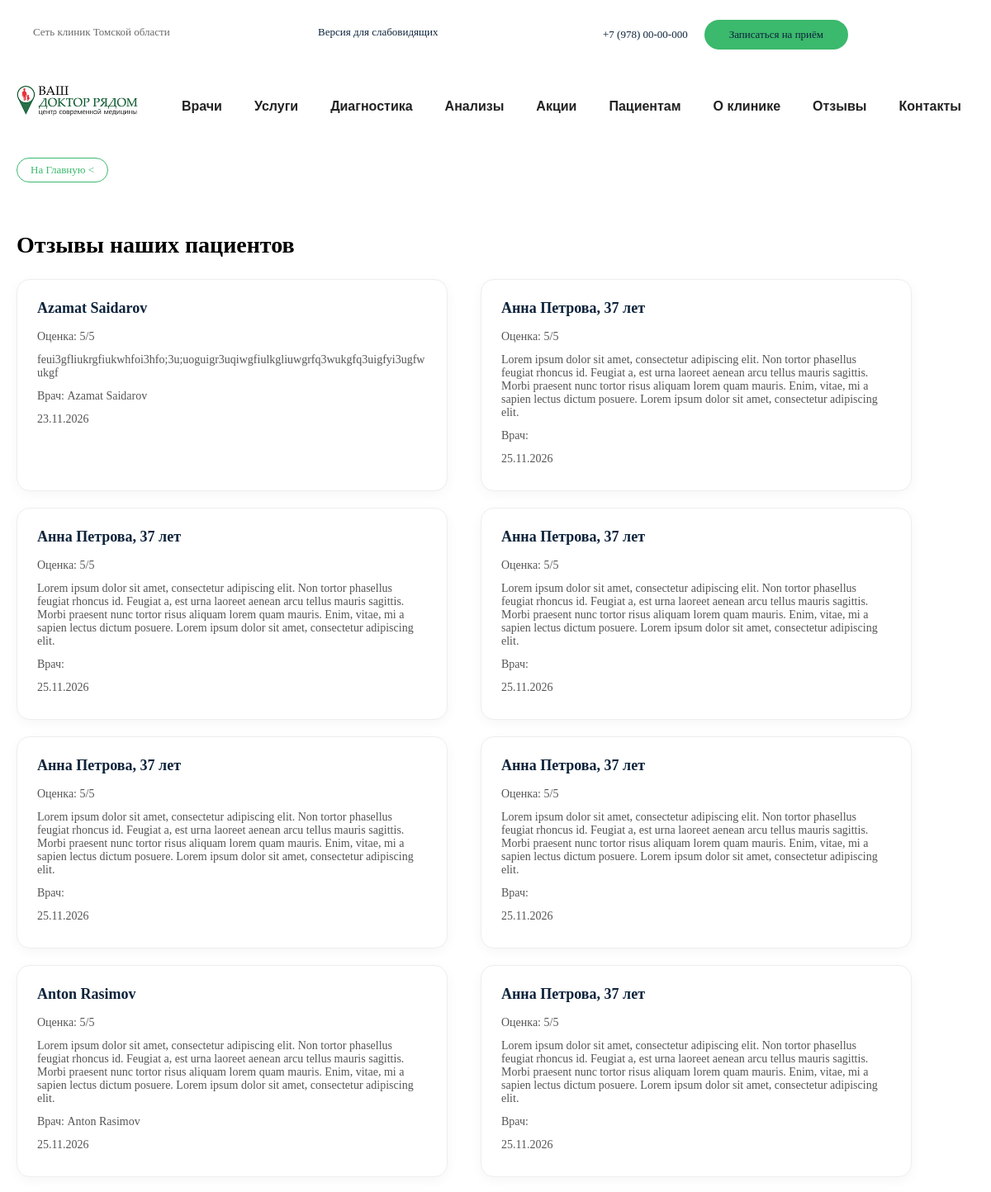
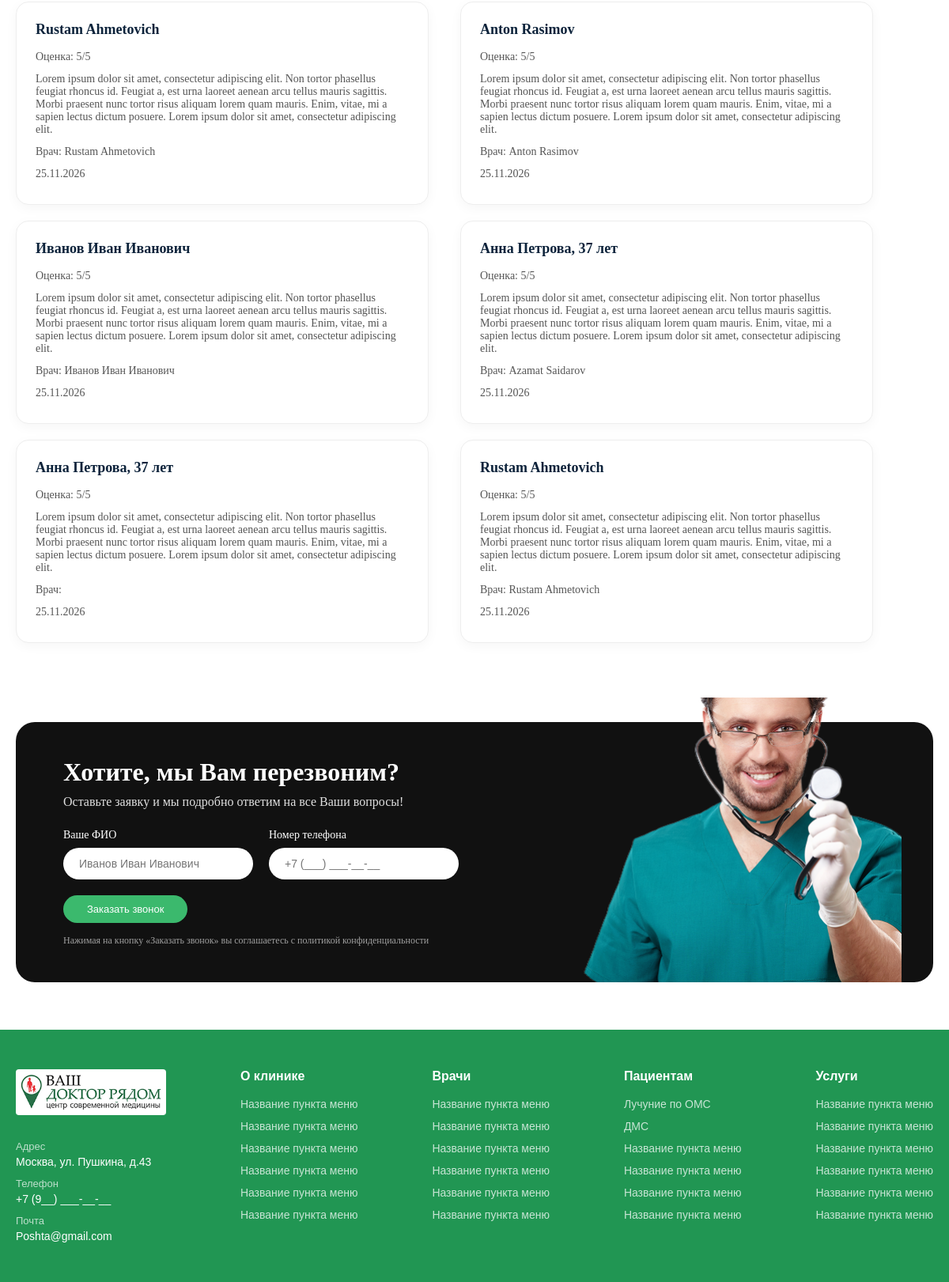
The app's page /review_plural/ with its own data (2 pictures, top to bottom).
### pages/models.py (models this page shows, shortened)
class Review(models.Model):
    RATING_CHOICES = [
        (1, '1 - Ужасно'),
        (2, '2 - Плохо'),
        (3, '3 - Нормально'),
        (4, '4 - Хорошо'),
        (5, '5 - Отлично'),
    ]
    author = models.CharField(max_length=100)
    text = models.TextField()
    rating = models.PositiveSmallIntegerField(choices=RATING_CHOICES)
    doctor = models.ForeignKey(Doctor,on_delete=models.SET_NULL,null=True,blank=True,related_name='reviews')
    created_at = models.DateTimeField(auto_now_add=True)
    is_approved = models.BooleanField(default=False)
    class Meta:
        verbose_name = 'Отзыв'
        verbose_name_plural = 'Отзывы'

### clinic/models.py (models this page shows, shortened)
class Doctor(models.Model):
    full_name = models.CharField(max_length=200)
    position = models.CharField(max_length=150)
    direction = models.ForeignKey(Direction,on_delete=models.PROTECT,related_name='doctors')
    photo = models.ImageField(upload_to='doctors/',blank=True)
    experience = models.PositiveIntegerField(blank=True,null=True,verbose_name='Стаж работы')
    description = models.TextField(blank=True)
    show_on_home = models.BooleanField(default=False,verbose_name='Активное виденние дома')
    class Meta:
        verbose_name = 'Доктор'
        verbose_name_plural = 'Доктора'

### pages/views.py (the view)
# urls.py: path('review_plural/',views.review_plural,name='review_plural'),
def review_plural(request):
    reviews = Review.objects.filter(is_approved= True,rating=5)[:14]
    return render(request,'review.html',{'reviews':reviews})

### templates/review.html
{% extends 'base.html' %}
{% load static %}
{% block extra_css %}
<link rel="stylesheet" href="{% static 'css/home.css' %}">
{% endblock %}
{% block content %}
<section class="about_reviews">
    <div class="container">
        <h2>Отзывы наших пациентов</h2>
        <div class="about_reviews__list">
            {% for review in reviews %}
                <div class="review_card">
                    <h3>{{ review.author }}</h3>
                    <p>Оценка: {{ review.rating }}/5</p>
                    <p>{{ review.text }}</p>
                    <p>Врач: {{ review.doctor.full_name }}</p>
                    <p>{{ review.created_at|date:"d.m.Y" }}</p>
                </div>
            {% empty %}
                <p>Отзывов пока нет.</p>
            {% endfor %}
        </div>
    </div>
</section>
{% include 'callback_block.html' %}
{% endblock %}

### static/css/base.css (style rules this page uses)
* { margin:0; padding: 0; box-sizing: border-box; }

### static/css/home.css (style rules this page uses)
.container { max-width: 1140px; margin: 0 auto; padding: 0 15px; }
.review_card { display: inline-block; vertical-align: top; width: calc(50% - 12px); margin-right: 20px; padding: 20px; background: #fff; border-radius: 8px; box-shadow: 0 4px 16px rgba(0, 0, 0, 0.1); box-sizing: border-box; }
.review_card:nth-child(odd) { margin-right: 20px; }
.review_card h3 { font-size: 15px; color: #0D233B; }
.review_card p { font-size: 13px; color: #686868; margin-top: 8px; }
.review_card { background: #fff; border: 1px solid #e2e8f0; border-radius: 12px; padding: 28px; display: flex; flex-direction: column; }
.review_card h3 { margin: 0 0 10px; font-size: 18px; font-weight: 700; }
.about_reviews { padding: 40px 0; }
.about_reviews h2 { font-size: 28px; margin-bottom: 25px; }
.about_reviews__list { display: flex; flex-wrap: wrap; gap: 20px; }
.review_card { width: 45%; padding: 24px; border: 1px solid #eee; border-radius: 16px; background: #fff; box-shadow: 0 4px 15px rgba(0, 0, 0, 0.04); word-break: break-word; }
.review_card h3 { margin: 0 0 10px; font-size: 18px; }
.review_card p { margin: 6px 0; font-size: 14px; color: #555; }

### records on screen
Review: author "Azamat Saidarov", rating "5", text "feui3gfliukrgfiukwhfoi3hfo;3u;uoguigr3uqiwgfiulkgliuwgrfq3wukgfq3uigfyi3ugfwukgf", doctor.full_name "Azamat Saidarov", created_at "23.11.2026"
Review: author "Анна Петрова, 37 лет", rating "5", text "Lorem ipsum dolor sit amet, consectetur adipiscing elit. Non tortor phasellus feugiat rhoncus id. Feugiat a, est urna laoreet aenean arcu tellus mauris sagittis. Morbi praesent nunc tortor risus aliquam lorem quam mauris. Enim, vitae, mi a sapien lectus dictum posuere. Lorem ipsum dolor sit amet, consectetur adipiscing elit.", created_at "25.11.2026"
Review: author "Анна Петрова, 37 лет", rating "5", text "Lorem ipsum dolor sit amet, consectetur adipiscing elit. Non tortor phasellus feugiat rhoncus id. Feugiat a, est urna laoreet aenean arcu tellus mauris sagittis. Morbi praesent nunc tortor risus aliquam lorem quam mauris. Enim, vitae, mi a sapien lectus dictum posuere. Lorem ipsum dolor sit amet, consectetur adipiscing elit.", created_at "25.11.2026"
Review: author "Анна Петрова, 37 лет", rating "5", text "Lorem ipsum dolor sit amet, consectetur adipiscing elit. Non tortor phasellus feugiat rhoncus id. Feugiat a, est urna laoreet aenean arcu tellus mauris sagittis. Morbi praesent nunc tortor risus aliquam lorem quam mauris. Enim, vitae, mi a sapien lectus dictum posuere. Lorem ipsum dolor sit amet, consectetur adipiscing elit.", created_at "25.11.2026"
Review: author "Анна Петрова, 37 лет", rating "5", text "Lorem ipsum dolor sit amet, consectetur adipiscing elit. Non tortor phasellus feugiat rhoncus id. Feugiat a, est urna laoreet aenean arcu tellus mauris sagittis. Morbi praesent nunc tortor risus aliquam lorem quam mauris. Enim, vitae, mi a sapien lectus dictum posuere. Lorem ipsum dolor sit amet, consectetur adipiscing elit.", created_at "25.11.2026"
Review: author "Анна Петрова, 37 лет", rating "5", text "Lorem ipsum dolor sit amet, consectetur adipiscing elit. Non tortor phasellus feugiat rhoncus id. Feugiat a, est urna laoreet aenean arcu tellus mauris sagittis. Morbi praesent nunc tortor risus aliquam lorem quam mauris. Enim, vitae, mi a sapien lectus dictum posuere. Lorem ipsum dolor sit amet, consectetur adipiscing elit.", created_at "25.11.2026"
Review: author "Anton Rasimov", rating "5", text "Lorem ipsum dolor sit amet, consectetur adipiscing elit. Non tortor phasellus feugiat rhoncus id. Feugiat a, est urna laoreet aenean arcu tellus mauris sagittis. Morbi praesent nunc tortor risus aliquam lorem quam mauris. Enim, vitae, mi a sapien lectus dictum posuere. Lorem ipsum dolor sit amet, consectetur adipiscing elit.", doctor.full_name "Anton Rasimov", created_at "25.11.2026"
Review: author "Анна Петрова, 37 лет", rating "5", text "Lorem ipsum dolor sit amet, consectetur adipiscing elit. Non tortor phasellus feugiat rhoncus id. Feugiat a, est urna laoreet aenean arcu tellus mauris sagittis. Morbi praesent nunc tortor risus aliquam lorem quam mauris. Enim, vitae, mi a sapien lectus dictum posuere. Lorem ipsum dolor sit amet, consectetur adipiscing elit.", created_at "25.11.2026"
Review: author "Rustam Ahmetovich", rating "5", text "Lorem ipsum dolor sit amet, consectetur adipiscing elit. Non tortor phasellus feugiat rhoncus id. Feugiat a, est urna laoreet aenean arcu tellus mauris sagittis. Morbi praesent nunc tortor risus aliquam lorem quam mauris. Enim, vitae, mi a sapien lectus dictum posuere. Lorem ipsum dolor sit amet, consectetur adipiscing elit.", doctor.full_name "Rustam Ahmetovich", created_at "25.11.2026"
Review: author "Anton Rasimov", rating "5", text "Lorem ipsum dolor sit amet, consectetur adipiscing elit. Non tortor phasellus feugiat rhoncus id. Feugiat a, est urna laoreet aenean arcu tellus mauris sagittis. Morbi praesent nunc tortor risus aliquam lorem quam mauris. Enim, vitae, mi a sapien lectus dictum posuere. Lorem ipsum dolor sit amet, consectetur adipiscing elit.", doctor.full_name "Anton Rasimov", created_at "25.11.2026"
Review: author "Иванов Иван Иванович", rating "5", text "Lorem ipsum dolor sit amet, consectetur adipiscing elit. Non tortor phasellus feugiat rhoncus id. Feugiat a, est urna laoreet aenean arcu tellus mauris sagittis. Morbi praesent nunc tortor risus aliquam lorem quam mauris. Enim, vitae, mi a sapien lectus dictum posuere. Lorem ipsum dolor sit amet, consectetur adipiscing elit.", doctor.full_name "Иванов Иван Иванович", created_at "25.11.2026"
Review: author "Анна Петрова, 37 лет", rating "5", text "Lorem ipsum dolor sit amet, consectetur adipiscing elit. Non tortor phasellus feugiat rhoncus id. Feugiat a, est urna laoreet aenean arcu tellus mauris sagittis. Morbi praesent nunc tortor risus aliquam lorem quam mauris. Enim, vitae, mi a sapien lectus dictum posuere. Lorem ipsum dolor sit amet, consectetur adipiscing elit.", doctor.full_name "Azamat Saidarov", created_at "25.11.2026"
Review: author "Анна Петрова, 37 лет", rating "5", text "Lorem ipsum dolor sit amet, consectetur adipiscing elit. Non tortor phasellus feugiat rhoncus id. Feugiat a, est urna laoreet aenean arcu tellus mauris sagittis. Morbi praesent nunc tortor risus aliquam lorem quam mauris. Enim, vitae, mi a sapien lectus dictum posuere. Lorem ipsum dolor sit amet, consectetur adipiscing elit.", created_at "25.11.2026"
Review: author "Rustam Ahmetovich", rating "5", text "Lorem ipsum dolor sit amet, consectetur adipiscing elit. Non tortor phasellus feugiat rhoncus id. Feugiat a, est urna laoreet aenean arcu tellus mauris sagittis. Morbi praesent nunc tortor risus aliquam lorem quam mauris. Enim, vitae, mi a sapien lectus dictum posuere. Lorem ipsum dolor sit amet, consectetur adipiscing elit.", doctor.full_name "Rustam Ahmetovich", created_at "25.11.2026"
